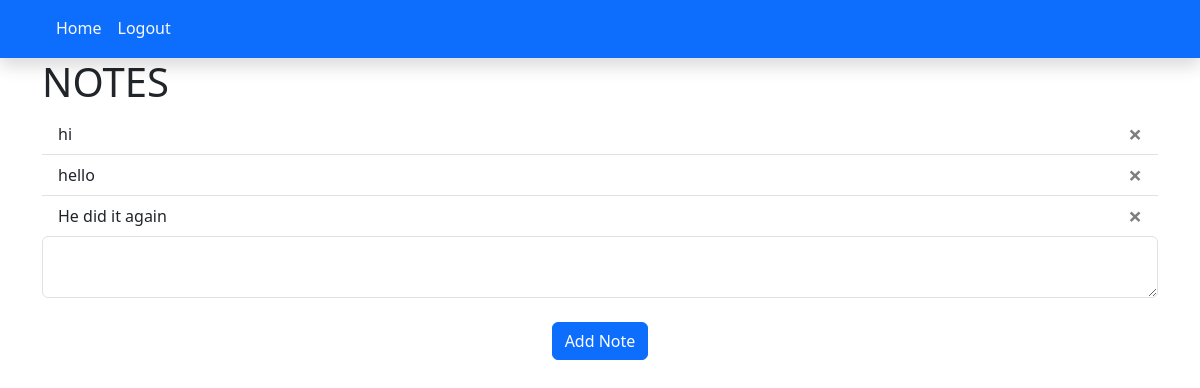
Page / (signed in) on the earlier database version.
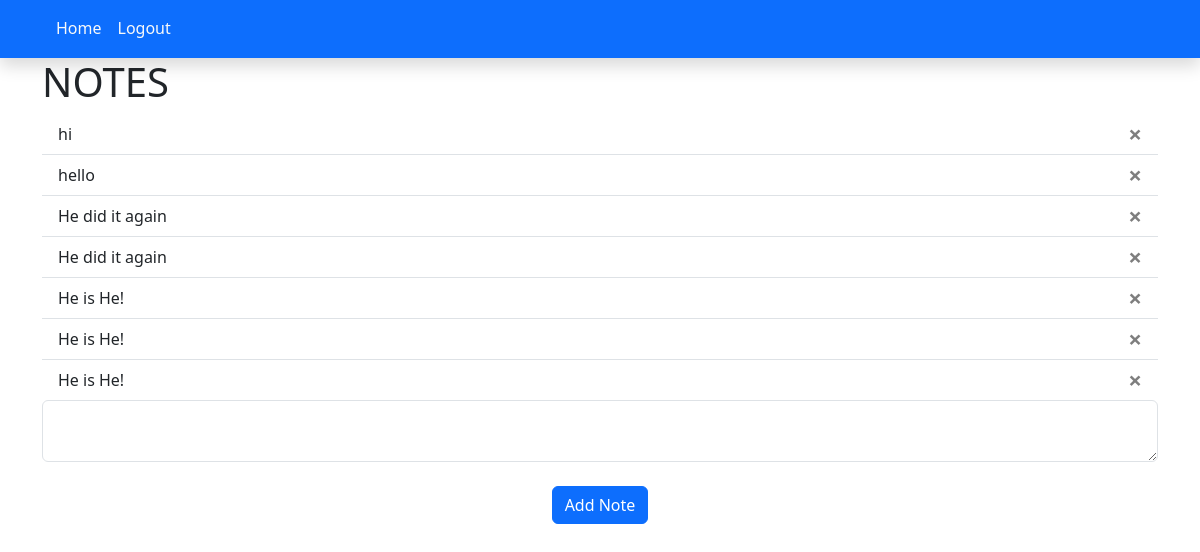
Same page on the later database version.
### website/models.py (models this page shows)
class Note(db.Model):
    id = db.Column(db.Integer,primary_key=True)
    data = db.Column(db.String(10000))
    date = db.Column(db.DateTime(timezone=True),default=func.now())
    user_id = db.Column(db.Integer, db.ForeignKey('user.id'))

### website/views.py (the view, shortened to what this page needs)
@views.route('/', methods=['GET','POST'])
@login_required
def home():
    return render_template("home.html",user=current_user)

### website/__init__.py (called while the page is built)
def create_app():
    app = Flask(__name__)
    app.config['SECRET_KEY'] = 'chocs_the_balls'
    app.config['SQLALCHEMY_DATABASE_URI'] = f'sqlite:///{DB_NAME}'
    app.config['SQLALCHEMY_TRACK_MODIFICATIONS'] = False
    db.init_app(app)
    from .views import views
    from .auth import auth
    app.register_blueprint(views, url_prefix='/')
    app.register_blueprint(auth, url_prefix='/')
    from .models import User, Note
    create_database(app)
    login_manager = LoginManager()
    login_manager.login_view = 'auth.login'
    login_manager.init_app(app)
    @login_manager.user_loader
    def load_user(id):
        return User.query.get(int(id))
    return app

### website/templates/home.html (shortened to what this page needs)
{% extends "base.html" %}
{% block content %}<h1>NOTES</h1>
    <ul class='list-group list-group-flush' id='notes'>
        {% for note in user.notes %}
        <li class='list-group-item'>
            {{note.data}}
            <button type="button" class="close" onclick="deleteNote({{note.id}})" data-dismiss="alert" aria-label="close">
                <span aria-hidden="true">&times;</span>
            </button>
        </li>
        {% endfor %}
    </ul>
    <form method='POST'>
        <textarea name='note' id='note' class='form-control'></textarea>
    <br/>
        <div align='center'>
            <button type='submit' class='btn btn-primary'>Add Note </button>
        </div>
    </form>
{% endblock %}

### website/templates/base.html (shortened to what this page needs)
<!DOCTYPE>
  <html lan="en-US">
      <head>
        <link rel="stylesheet" href="https://cdn.jsdelivr.net/npm/bootstrap@4.4.1/dist/css/bootstrap.min.css">
        <link
        rel="stylesheet"
        href="https://stackpath.bootstrapcdn.com/bootstrap/4.4.1/css/bootstrap.min.css"
      />
        <link
        rel="stylesheet"
        href="https://stackpath.bootstrapcdn.com/font-awesome/4.7.0/css/font-awesome.min.css"
      />
        <link rel="stylesheet" href="https://cdn.jsdelivr.net/npm/bootstrap@5.3.2/dist/css/bootstrap.min.css">
      </head>
      <body>
          <nav class="shadow navbar bg-primary navbar-expand-lg navbar-light sticky-top px-4 px-lg-5 text-body-emphasis" data-bs-theme="dark">
              <ul class="nav nav-underline">
                <div class="collapse navbar-collapse" id="navbar">
                    <div class="navbar-nav justify-content-center">
                        {% if user.is_authenticated %}
                          <li class="nav-item">
                            <a class="nav-item nav-link text-light" id="home" href="/">Home</a>
                          </li>
                          <li class="nav-item">
                            <a class="nav-item nav-link text-light" id="logout" href="/logout">Logout</a>
                          </li>
                        {% endif %}
                    </div>
                </div>
              </ul>
          </nav>
          <div class="container">
              {% block content %}
              {% endblock %}
          </div>
      </body>
  </html>

Differences in the rows shown:
added Note: data "He did it again"
added Note: data "He is He!"
added Note: data "He is He!"
added Note: data "He is He!"
